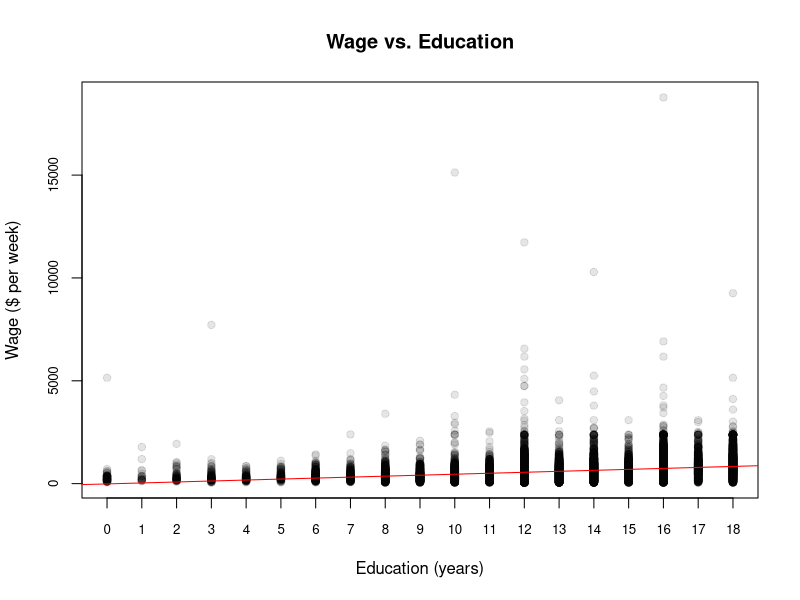
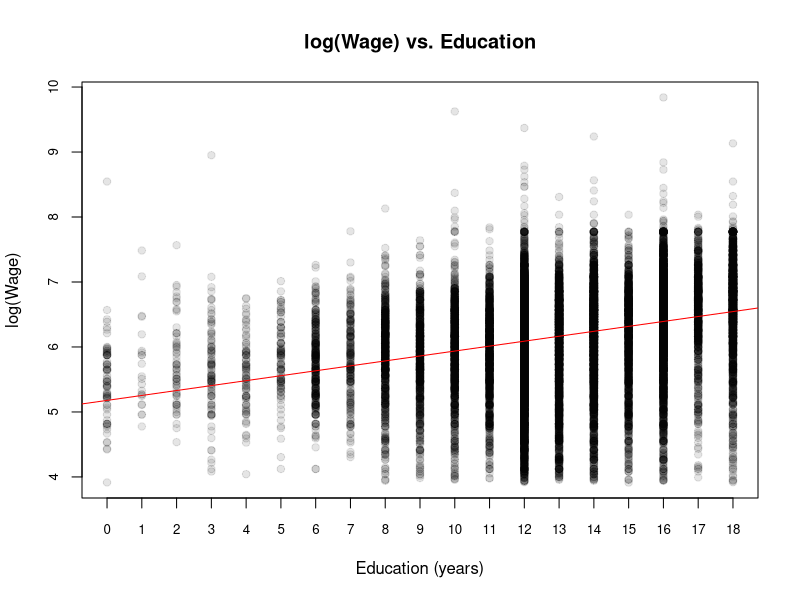
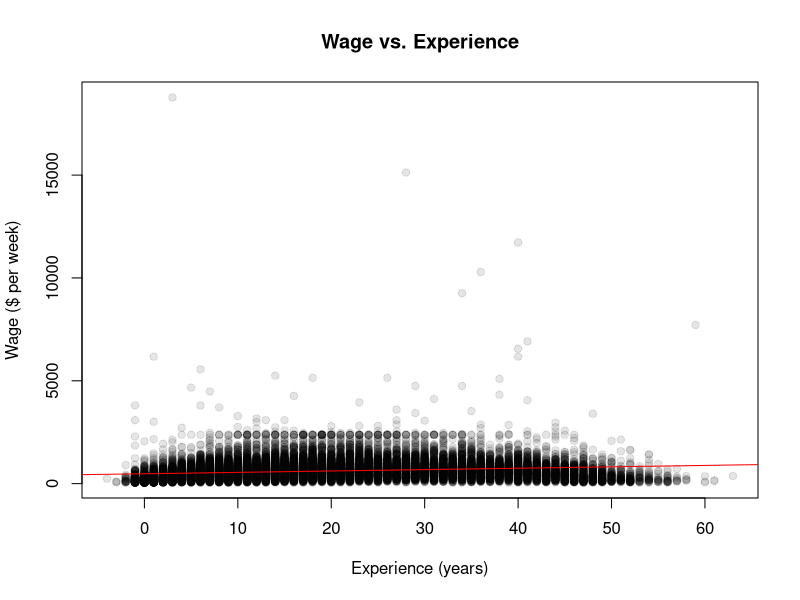
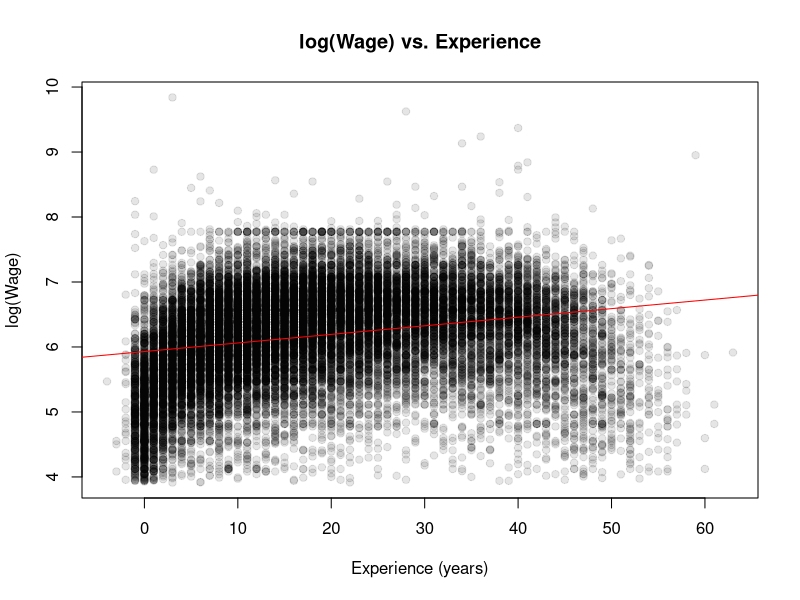

These figures' R source, in order:
# Author: Patrick Sheehan
# Purpose: Extend the replication of Table 1.A and 2.A 
#          from Bierens and Ginther (2001)      
# Input: None
# Output(s): Scatterplots (one PDF file with all)

# First, run my simulation replicating Table 1.A and 2.a
require(AER) # Require data package
# Set up data
data("CPS1988")
wages <- CPS1988$wage 
log.wages <- log(wages)
education <- CPS1988$education
experience <- CPS1988$experience
# Part 2: Scatterplots (wages, log(wages) vs. education, experience)
pdf("scatterplots.pdf") # Begin PDF graphics driver
# Education vs. Wages
plot(education, wages,
     main="Wage vs. Education",
     xlab="Education (years)",
     ylab="Wage ($ per week)",
     col=rgb(0, 0, 0, 0.1),
     pch=19,
     xaxp=c(min(education), max(education), 18),
     cex.axis=0.8)
abline(lm(wages~education), col="red")
# Education vs. log(wages)
plot(education, log.wages,
     main="log(Wage) vs. Education",
     xlab="Education (years)",
     ylab="log(Wage)",
     col=rgb(0, 0, 0, 0.1),
     pch=19,
     xaxp=c(min(education), max(education), 18),
     cex.axis=0.8)
abline(lm(log.wages~education), col="red")
# Experience vs. wages
plot(experience, wages,
     main="Wage vs. Experience",
     xlab="Experience (years)",
     ylab="Wage ($ per week)",
     col=rgb(0, 0, 0, 0.1),
     pch=19)
abline(lm(wages~experience), col="red")
# Experience vs. log.wages
plot(experience, log.wages,
     main="log(Wage) vs. Experience",
     xlab="Experience (years)",
     ylab="log(Wage)",
     col=rgb(0, 0, 0, 0.1),
     pch=19)
abline(lm(log.wages~experience), col="red")
dev.off() # Done with pdf file
